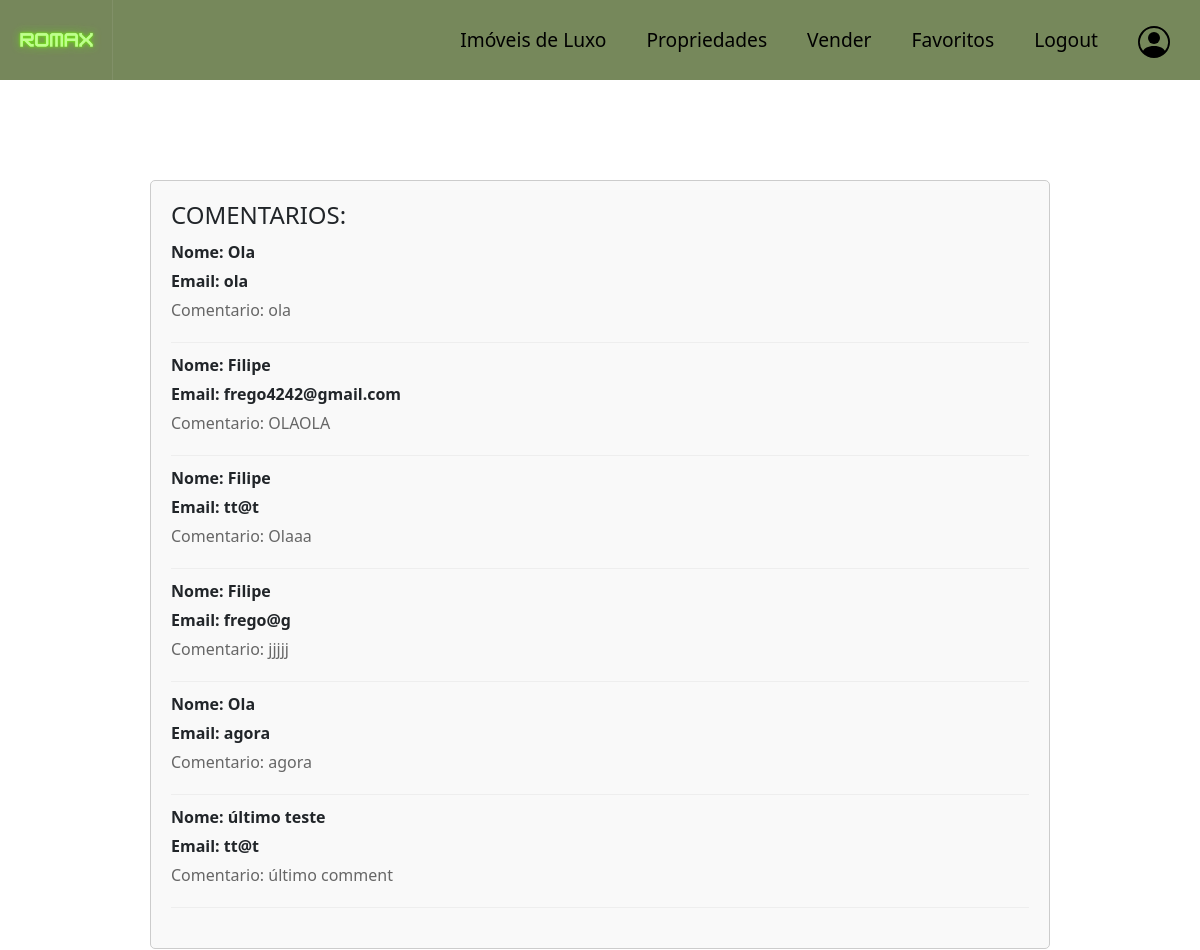
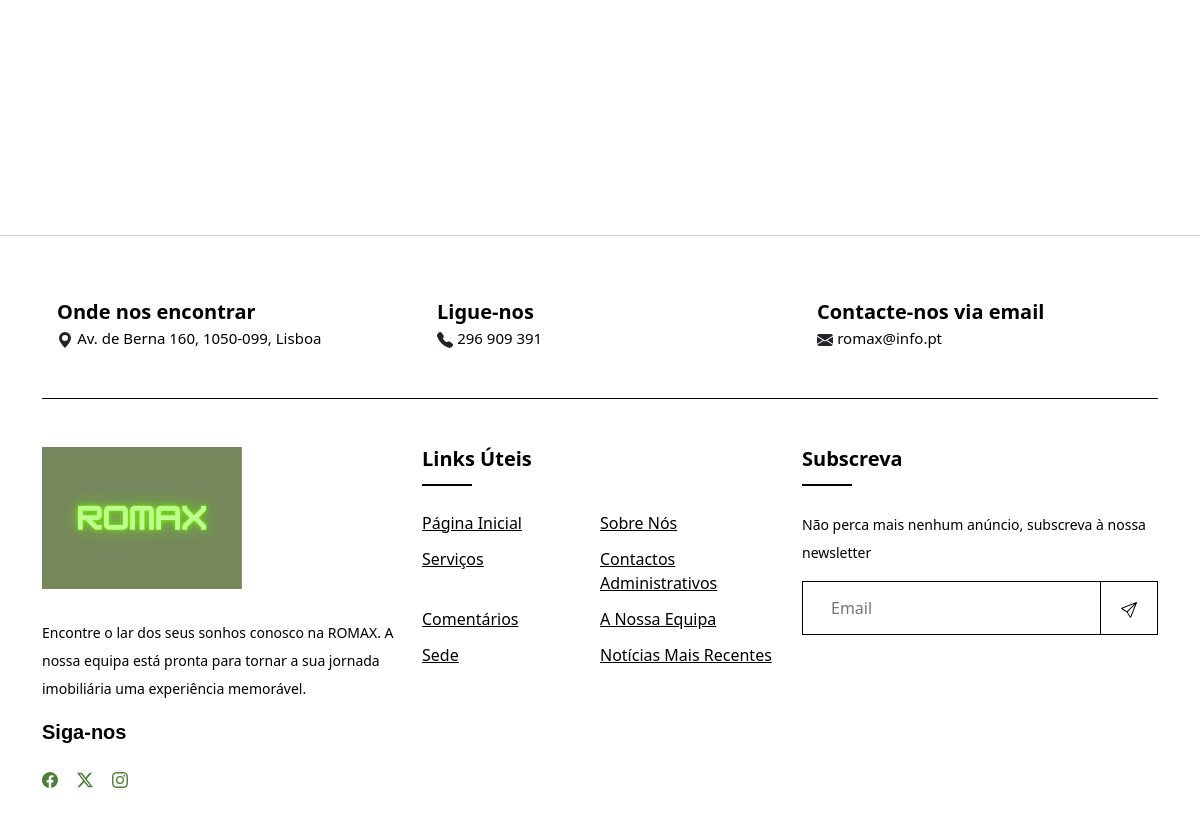
The page /comentarios (signed in) on the database its author committed (2 pictures, top to bottom).
### romax/models.py (models this page shows)
class Comentario(models.Model):
    nome= models.CharField(max_length=MAX_NAME_LEN)
    email=models.CharField(max_length=MAX_EMAIL_LEN)
    com= models.TextField()

### romax/views.py (the view)
# urls.py: path('comentarios', views.comentarios, name='comentarios'),
def comentarios(request):
    return render(request, 'romax/comentarios.html', context={
        'coms': Comentario.objects.all()
    })

### romax/templates/romax/comentarios.html
{% extends 'romax/base_page.html' %}
{% block css_of_rest_of_page %}
{% load static %}
<link rel="stylesheet" type="text/css" href="{% static 'romax/CSS/comentarios.css' %}">
{% endblock %}
{% block rest_of_page %}
    <div class="com-cont">
    <h2 class="com-header">COMENTARIOS: </h2>
    <div class="comment">
        {% for i in coms %}
        <div class="single-comment">
            <p class="comment-info">Nome: {{ i.nome }}</p>
            <p class="comment-info">Email: {{ i.email }}</p>
            <p class="comment-text">Comentario: {{ i.com }}</p>
        </div>
        <hr class="comment-divider">
        {% endfor %}
    </div>
</div>
{% endblock %}

### romax/static/romax/CSS/comentarios.css (style rules this page uses)
.com-cont { margin: 20px auto; margin-top: 100px; padding: 20px; max-width: 900px; border: 1px solid #ccc; border-radius: 5px; background-color: #f9f9f9; }
.comment { margin-bottom: 20px; }
.com-header { font-size: 24px; margin-bottom: 10px; }
.single-comment { margin-bottom: 20px; }
.comment-info { font-weight: bold; margin-bottom: 5px; }
.comment-text { color: #666; margin-bottom: 5px; }
.comment-text { margin-bottom: 10px; animation: colorChange 3s infinite; }
.comment-divider { border: 0; height: 1px; background-color: #ccc; margin-top: 10px; margin-bottom: 10px; }

### rows shown on the page
Comentario: nome "Ola", email "ola", com "ola"
Comentario: nome "Filipe", email "frego4242@gmail.com", com "OLAOLA"
Comentario: nome "Filipe", email "tt@t", com "Olaaa"
Comentario: nome "Filipe", email "frego@g", com "jjjjj"
Comentario: nome "Ola", email "agora", com "agora"
Comentario: nome "último teste", email "tt@t", com "último comment"
